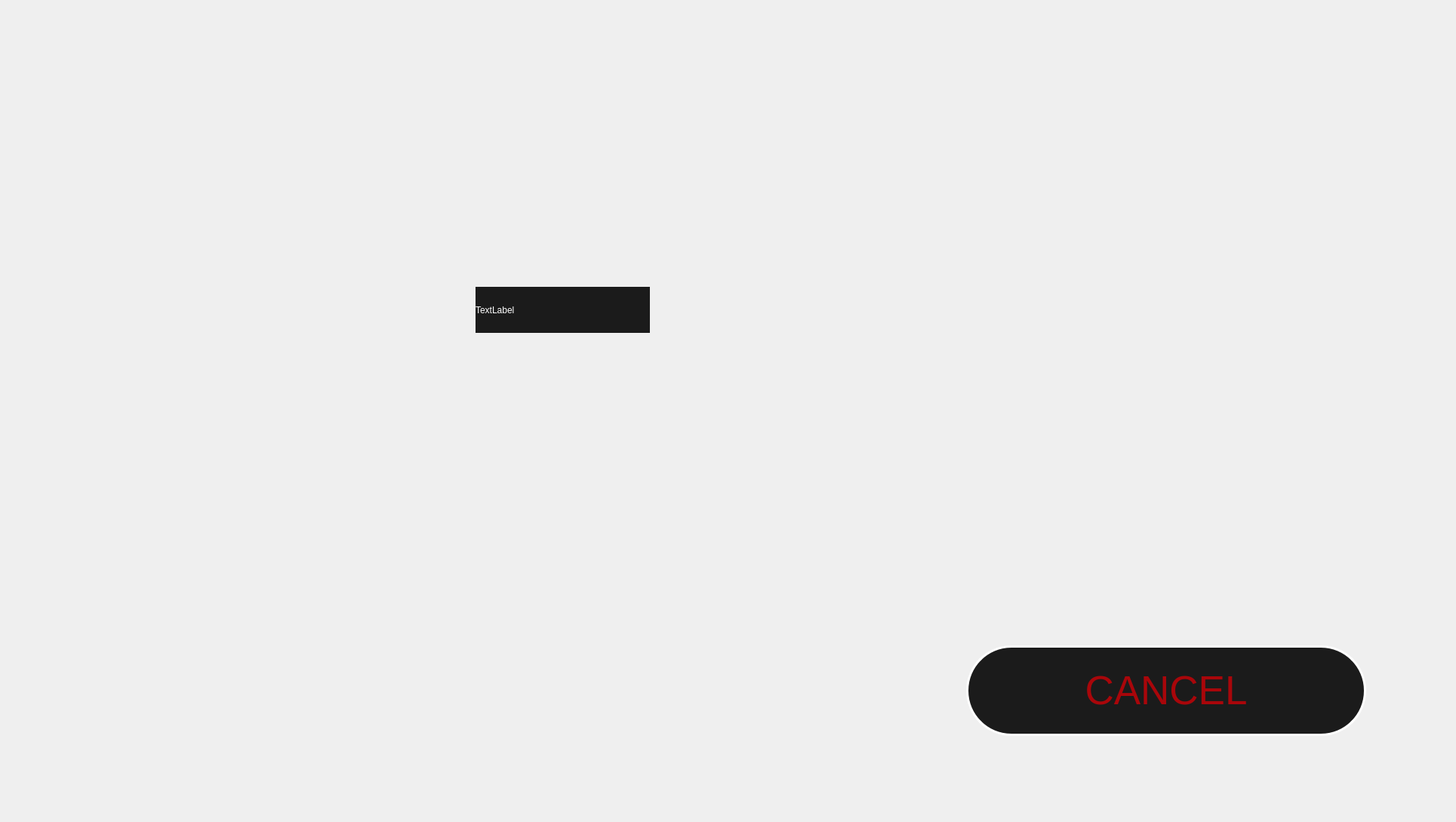
    <widget class="QWidget" name="PaymentPage">
     <widget class="QPushButton" name="cancel_payment_btn">
      <property name="geometry">
       <rect>
        <x>1280</x>
        <y>855</y>
        <width>530</width>
        <height>120</height>
       </rect>
      </property>
      <property name="font">
       <font>
        <family>Arial</family>
        <pointsize>40</pointsize>
       </font>
      </property>
      <property name="styleSheet">
       <string notr="true">QPushButton 
{
 border-radius: 60px;
 background-color: rgb(27, 27, 27);
 border: 3px solid white;
 color: rgb(169, 6, 10)
}

QPushButton:pressed 
{
border-radius: 60px;
 background-color: rgb(27, 27, 27);
 border: 6px solid white;
 color: rgb(169, 6, 10)
}</string>
      </property>
      <property name="text">
       <string>CANCEL</string>
      </property>
     </widget>
     <widget class="QLabel" name="label_8">
      <property name="geometry">
       <rect>
        <x>0</x>
        <y>0</y>
        <width>1920</width>
        <height>1080</height>
       </rect>
      </property>
      <property name="text">
       <string/>
      </property>
      <property name="pixmap">
       <pixmap>CannaCheck_UI_images_1.2/PaymentPage.png</pixmap>
      </property>
      <property name="scaledContents">
       <bool>true</bool>
      </property>
     </widget>
     <widget class="QLabel" name="Price_lbl">
      <property name="geometry">
       <rect>
        <x>630</x>
        <y>380</y>
        <width>231</width>
        <height>61</height>
       </rect>
      </property>
      <property name="styleSheet">
       <string notr="true"> QLabel {
     background-color: #1B1B1B;
     color: #FFFFFF;
}</string>
      </property>
      <property name="text">
       <string>TextLabel</string>
      </property>
     </widget>
     <zorder>label_8</zorder>
     <zorder>cancel_payment_btn</zorder>
     <zorder>Price_lbl</zorder>
    </widget>
